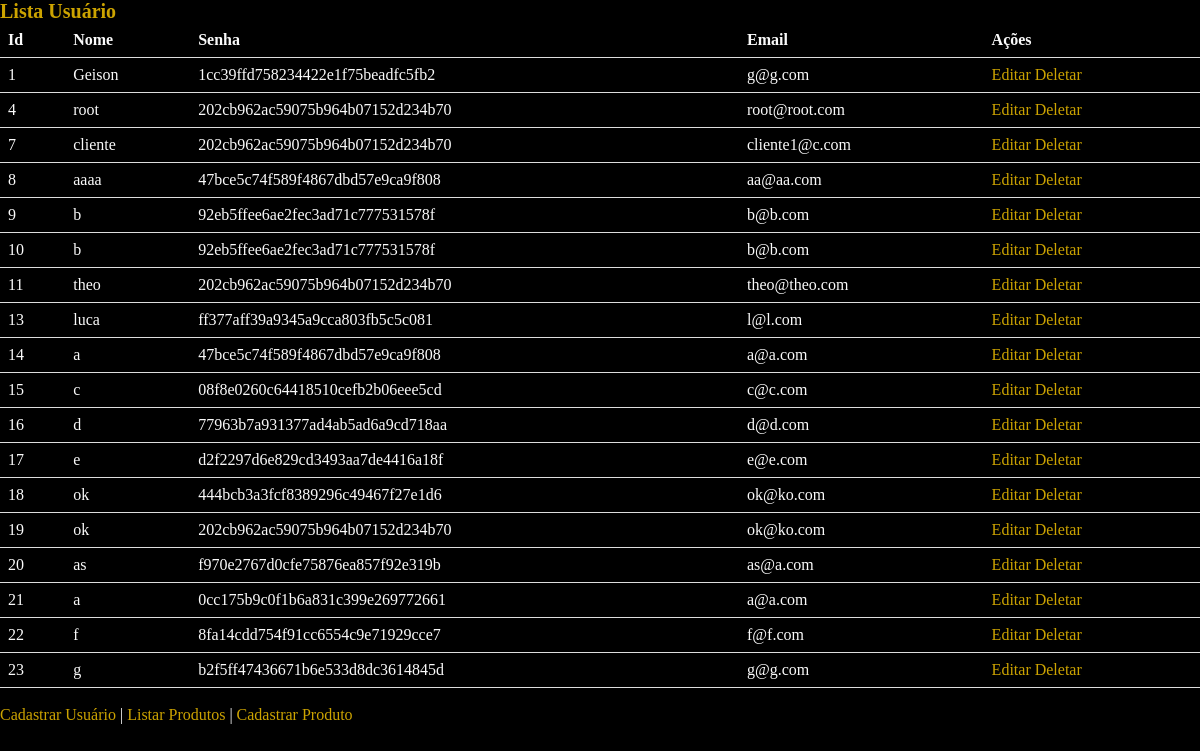
The app's page /admin/usuario-lista.php (signed in) with its own data.
### tables this page shows
CREATE TABLE `usuario` (
  `id` int(11) NOT NULL,
  `nome` varchar(255) NOT NULL,
  `senha` varchar(32) NOT NULL,
  `email` varchar(255) NOT NULL,
  `administrador` bit(1) NOT NULL DEFAULT b'0'
);

### admin/usuario-lista.php (the view, shortened to what this page needs)
<?php
include "../includes/conexao.php";
$sql = 'SELECT * FROM usuario';
$resultado = mysqli_query($conexao,$sql);
?>
<!DOCTYPE html>
<html lang="pt-br">
    <head>
        <link href="../style.css" rel="stylesheet">
    </head>
    <body>
<h1>Lista Usuário</h1>
<table>
    <tr>
    	<th>Id</th>
        <th>Nome</th>
        <th>Senha</th>
        <th>Email</th>
        <th>Ações</th>
    </tr>
    <?php
    while($dados = mysqli_fetch_array($resultado)){
        echo "<tr>";
        echo "<td>".$dados['id']."</td>";
        echo "<td>".utf8_encode($dados['nome'])."</td>";
        echo "<td>".$dados['senha']."</td>";
        echo "<td>".$dados['email']."</td>";
        echo " <td> <a href='usuario-edita.php?id={$dados['id']}'>Editar</a>  ";
        echo "      <a href='usuario-deleta-ok.php?id={$dados['id']}'>Deletar</a>  </td>";
        echo "</tr>";
    }
    ?>
</table>
<br>
<a href="cadastro.html">Cadastrar Usuário</a> | <a href="produto-lista.php">Listar Produtos</a> | <a href="produto-cadastra.php">Cadastrar Produto</a>
    </body>
</html>

### style.css (style rules this page uses)
* { padding: 0; margin: 0; }
body { font-family: Verdana; background-color: rgb(0,0,0); color: rgb(250,250,250); }
table { border-collapse: collapse; width: 100%; }
th, td { padding: 8px; text-align: left; border-bottom: 1px solid #ddd; }
a { text-decoration: none; color: rgb(204,163,0); }
h1 { color:rgb(204,163,0); font-size: 20px; }

### records on screen
usuario: id "1", nome "Geison", senha "1cc39ffd758234422e1f75beadfc5fb2", email "g@g.com"
usuario: id "4", nome "root", senha "202cb962ac59075b964b07152d234b70", email "root@root.com"
usuario: id "7", nome "cliente", senha "202cb962ac59075b964b07152d234b70", email "cliente1@c.com"
usuario: id "8", nome "aaaa", senha "47bce5c74f589f4867dbd57e9ca9f808", email "aa@aa.com"
usuario: id "9", nome "b", senha "92eb5ffee6ae2fec3ad71c777531578f", email "b@b.com"
usuario: id "10", nome "b", senha "92eb5ffee6ae2fec3ad71c777531578f", email "b@b.com"
usuario: id "11", nome "theo", senha "202cb962ac59075b964b07152d234b70", email "theo@theo.com"
usuario: id "13", nome "luca", senha "ff377aff39a9345a9cca803fb5c5c081", email "l@l.com"
usuario: id "14", nome "a", senha "47bce5c74f589f4867dbd57e9ca9f808", email "a@a.com"
usuario: id "15", nome "c", senha "08f8e0260c64418510cefb2b06eee5cd", email "c@c.com"
usuario: id "16", nome "d", senha "77963b7a931377ad4ab5ad6a9cd718aa", email "d@d.com"
usuario: id "17", nome "e", senha "d2f2297d6e829cd3493aa7de4416a18f", email "e@e.com"
usuario: id "18", nome "ok", senha "444bcb3a3fcf8389296c49467f27e1d6", email "ok@ko.com"
usuario: id "19", nome "ok", senha "202cb962ac59075b964b07152d234b70", email "ok@ko.com"
usuario: id "20", nome "as", senha "f970e2767d0cfe75876ea857f92e319b", email "as@a.com"
usuario: id "21", nome "a", senha "0cc175b9c0f1b6a831c399e269772661", email "a@a.com"
usuario: id "22", nome "f", senha "8fa14cdd754f91cc6554c9e71929cce7", email "f@f.com"
usuario: id "23", nome "g", senha "b2f5ff47436671b6e533d8dc3614845d", email "g@g.com"
